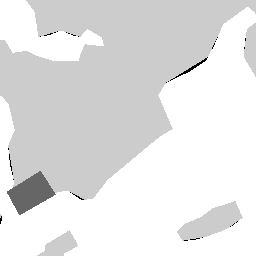
#> input picture DATA/SCSCD7_3/train(256_256)/prev_seg/000022_6.png, 256 x 256 px, found by its file name; its folder holds 4 pictures in this run
$ python prev_seg_visual.py
#> lines starting #> are read from the running program, lines starting #| are printed output that depends on the picture
import os
import cv2
import numpy as np

# 原始 prev_seg 文件夹
prev_seg_folder = './prev_seg'  # 修改为你的路径
# 保存可视化后的文件夹
output_folder = './prev_seg_visual'
os.makedirs(output_folder, exist_ok=True)

# 定义每个类别对应的颜色 (BGR 格式)
# colors = {
#     0: (128, 128, 128),  # Bareland - 灰色
#     1: (0, 0, 255),      # Water - 红色
#     2: (0, 255, 0),      # Building - 绿色
#     3: (255, 0, 0),      # Structure - 蓝色
#     4: (0, 255, 255),    # Farmland - 黄色
#     5: (0, 128, 0),      # Vegetation - 深绿色
#     6: (128, 64, 0)      # Road - 棕色
# }

#这个是和对比实验一样的颜色映射：
colors = {#(BGR 格式)
    0: (0, 128, 255),    # 0 Bareland 裸地：橙色，RGB(255,128,0) -> BGR(0,128,255)
    1: (255, 0, 0),      # 1 Water 水体：蓝色，RGB(0,0,255) -> BGR(255,0,0)
    2: (0, 0, 255),      # 2 Building 建筑：红色，RGB(255,0,0) -> BGR(0,0,255)
    3: (0, 255, 255),    # 3 Structure 构筑物：黄色，RGB(255,255,0) -> BGR(0,255,255)
    4: (0, 255, 0),      # 4 Farmland 耕地：亮绿，RGB(0,255,0) -> BGR(0,255,0)
    5: (0, 128, 0),      # 5 Vegetation 植被：深绿，RGB(0,128,0) -> BGR(0,128,0)
    6: (128, 128, 128),  # 6 Road 道路：灰色，RGB(128,128,128) -> BGR(128,128,128)
}
SC_SCD7_PALETTE = np.array([    ##(RGB 格式)
    (255, 128, 0),    # 0 Bareland裸地：橙色
    (0, 0, 255),      # 1 Water水体：蓝色
    (255, 0, 0),      # 2 Building建筑：红色
    (255, 255, 0),    # 3 Structure构筑物：黄色
    (0, 255, 0),      # 4 Farmland耕地：亮绿
    (0, 128, 0),      # 5 Vegetation植被：深绿
    (128, 128, 128),  # 6 Road道路：灰色
], dtype=np.uint8)


# 遍历文件夹
for filename in os.listdir(prev_seg_folder):
    if filename.endswith(('.png', '.jpg', '.tif')):
        filepath = os.path.join(prev_seg_folder, filename)
        seg = cv2.imread(filepath, cv2.IMREAD_GRAYSCALE)
#> seg is the input picture: shape (256, 256); min 0, max 5, mean 4.45
        # 创建彩色图
        seg_color = np.zeros((seg.shape[0], seg.shape[1], 3), dtype=np.uint8)
        for label, color in colors.items():
            seg_color[seg == label] = color
        # 保存
        output_path = os.path.join(output_folder, filename)
        cv2.imwrite(output_path, seg_color)
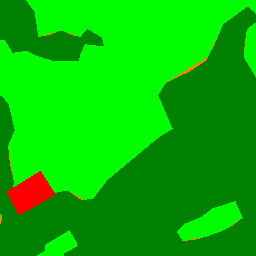
#> saved as 000022_6.png: shape (256, 256, 3); mean B, G, R 0, 186.6, 5.2
#> pass 2 of the loop `for filename in os.listdir(prev_seg_folder):`:
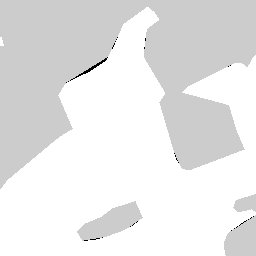
#> input picture DATA/SCSCD7_3/train(256_256)/prev_seg/000022_7.png, 256 x 256 px, found by its file name
#> seg is the input picture: shape (256, 256); min 0, max 5, mean 4.54
#> `cv2.imwrite(output_path, seg_color)`:
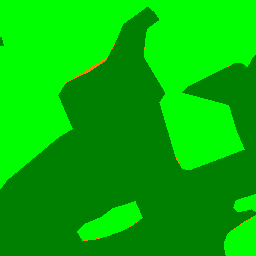
#> saved as 000022_7.png: shape (256, 256, 3); mean B, G, R 0, 185.3, 0.6
#> pass 3 of the loop `for filename in os.listdir(prev_seg_folder):`:
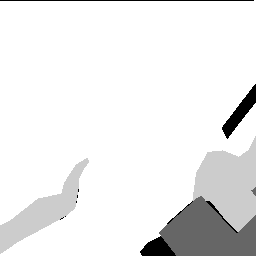
#> input picture DATA/SCSCD7_3/train(256_256)/prev_seg/000026_0.png, 256 x 256 px, found by its file name
#> seg is the input picture: shape (256, 256); min 0, max 5, mean 4.63
#> `cv2.imwrite(output_path, seg_color)`:
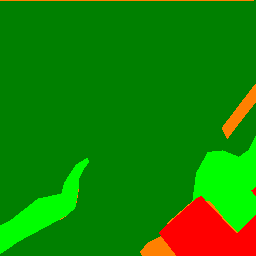
#> saved as 000026_0.png: shape (256, 256, 3); mean B, G, R 0, 132.8, 20
#> the loop made 4 passes; the first 3 are shown

print(f'彩色可视化 prev_seg 图像已保存到 {output_folder}')
